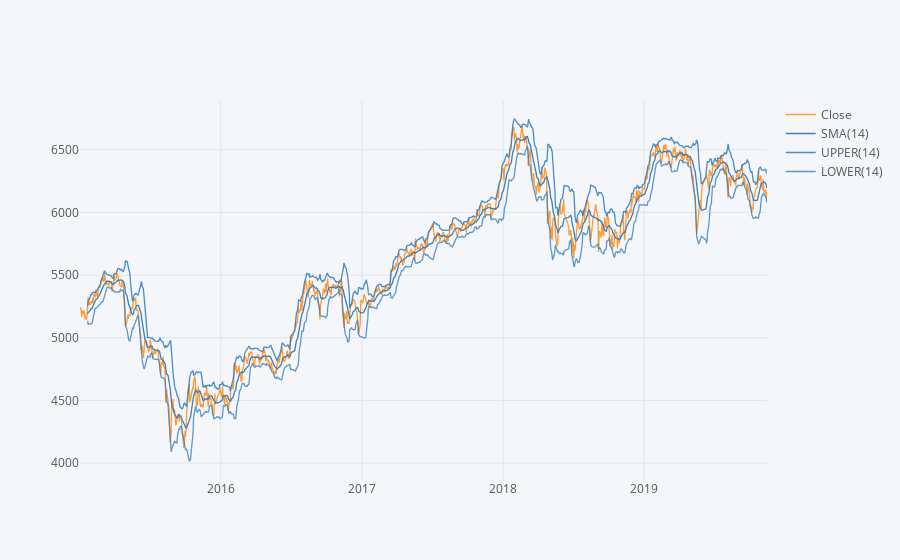

Source (notebook cell):
### Markdown cell above
**Use .ta_plot(study='boll') to create a Bollinger Band Plot for Bank of America for the year 2015.**

### Code cell
JKSE['Close'].ix['2015-01-01':'2019-11-15'].ta_plot(study='boll')

### Figure 1 — Plotly figure (JSON) as saved in the notebook; plotly's stock layout.template omitted (floating-point values rounded to 4 significant figures; data arrays with more than 128 entries replaced by an {"elided": "..."} marker saying what was removed)
{"data": [{"line": {"color": "rgba(255, 153, 51, 1.0)", "dash": "solid", "shape": "linear", "width": 1.3}, "mode": "lines", "name": "Close", "text": "", "type": "scatter", "x": {"elided": "1185 str values"}, "y": {"elided": "1185 float values"}}, {"line": {"color": "rgba(55, 128, 191, 1.0)", "dash": "solid", "shape": "linear", "width": 1.3}, "mode": "lines", "name": "SMA(14)", "text": "", "type": "scatter", "x": {"elided": "1185 str values"}, "y": {"elided": "1185 mixed values"}}, {"line": {"color": "rgba(55, 128, 191, 0.8999999999999999)", "dash": "solid", "shape": "linear", "width": 1.3}, "mode": "lines", "name": "UPPER(14)", "text": "", "type": "scatter", "x": {"elided": "1185 str values"}, "y": {"elided": "1185 mixed values"}}, {"line": {"color": "rgba(55, 128, 191, 0.7999999999999998)", "dash": "solid", "shape": "linear", "width": 1.3}, "mode": "lines", "name": "LOWER(14)", "text": "", "type": "scatter", "x": {"elided": "1185 str values"}, "y": {"elided": "1185 mixed values"}}], "layout": {"legend": {"bgcolor": "#F5F6F9", "font": {"color": "#4D5663"}}, "paper_bgcolor": "#F5F6F9", "plot_bgcolor": "#F5F6F9", "title": {"font": {"color": "#4D5663"}}, "xaxis": {"gridcolor": "#E1E5ED", "showgrid": true, "tickfont": {"color": "#4D5663"}, "title": {"font": {"color": "#4D5663"}, "text": ""}, "zerolinecolor": "#E1E5ED"}, "yaxis": {"gridcolor": "#E1E5ED", "showgrid": true, "tickfont": {"color": "#4D5663"}, "title": {"font": {"color": "#4D5663"}, "text": ""}, "zerolinecolor": "#E1E5ED"}}}
